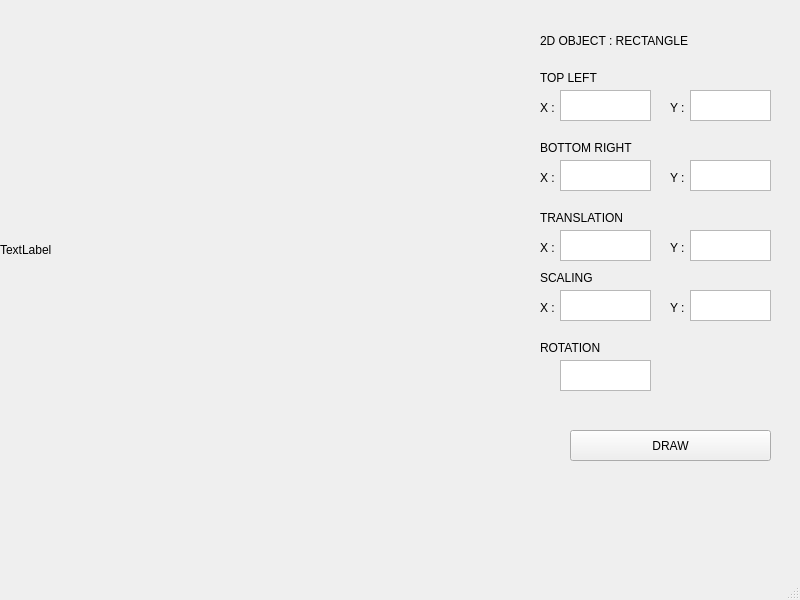
<?xml version="1.0" encoding="UTF-8"?>
<ui version="4.0">
 <class>MainWindow</class>
 <widget class="QMainWindow" name="MainWindow">
  <property name="geometry">
   <rect>
    <x>0</x>
    <y>0</y>
    <width>800</width>
    <height>600</height>
   </rect>
  </property>
  <property name="windowTitle">
   <string>MainWindow</string>
  </property>
  <widget class="QWidget" name="centralwidget">
   <widget class="QLabel" name="label">
    <property name="geometry">
     <rect>
      <x>0</x>
      <y>0</y>
      <width>500</width>
      <height>500</height>
     </rect>
    </property>
    <property name="text">
     <string>TextLabel</string>
    </property>
   </widget>
   <widget class="QLabel" name="label_2">
    <property name="geometry">
     <rect>
      <x>540</x>
      <y>30</y>
      <width>201</width>
      <height>21</height>
     </rect>
    </property>
    <property name="text">
     <string>2D OBJECT : RECTANGLE</string>
    </property>
   </widget>
   <widget class="QLabel" name="label_3">
    <property name="geometry">
     <rect>
      <x>540</x>
      <y>70</y>
      <width>81</width>
      <height>16</height>
     </rect>
    </property>
    <property name="text">
     <string>TOP LEFT</string>
    </property>
   </widget>
   <widget class="QLabel" name="label_4">
    <property name="geometry">
     <rect>
      <x>540</x>
      <y>100</y>
      <width>58</width>
      <height>15</height>
     </rect>
    </property>
    <property name="text">
     <string>X : </string>
    </property>
   </widget>
   <widget class="QLabel" name="label_5">
    <property name="geometry">
     <rect>
      <x>670</x>
      <y>100</y>
      <width>58</width>
      <height>15</height>
     </rect>
    </property>
    <property name="text">
     <string>Y :</string>
    </property>
   </widget>
   <widget class="QTextEdit" name="textEdit">
    <property name="geometry">
     <rect>
      <x>690</x>
      <y>90</y>
      <width>81</width>
      <height>31</height>
     </rect>
    </property>
   </widget>
   <widget class="QTextEdit" name="textEdit_2">
    <property name="geometry">
     <rect>
      <x>560</x>
      <y>90</y>
      <width>91</width>
      <height>31</height>
     </rect>
    </property>
   </widget>
   <widget class="QLabel" name="label_6">
    <property name="geometry">
     <rect>
      <x>540</x>
      <y>140</y>
      <width>111</width>
      <height>16</height>
     </rect>
    </property>
    <property name="text">
     <string>BOTTOM RIGHT</string>
    </property>
   </widget>
   <widget class="QLabel" name="label_7">
    <property name="geometry">
     <rect>
      <x>670</x>
      <y>170</y>
      <width>58</width>
      <height>15</height>
     </rect>
    </property>
    <property name="text">
     <string>Y :</string>
    </property>
   </widget>
   <widget class="QTextEdit" name="textEdit_3">
    <property name="geometry">
     <rect>
      <x>690</x>
      <y>160</y>
      <width>81</width>
      <height>31</height>
     </rect>
    </property>
   </widget>
   <widget class="QTextEdit" name="textEdit_4">
    <property name="geometry">
     <rect>
      <x>560</x>
      <y>160</y>
      <width>91</width>
      <height>31</height>
     </rect>
    </property>
   </widget>
   <widget class="QLabel" name="label_8">
    <property name="geometry">
     <rect>
      <x>540</x>
      <y>170</y>
      <width>58</width>
      <height>15</height>
     </rect>
    </property>
    <property name="text">
     <string>X : </string>
    </property>
   </widget>
   <widget class="QTextEdit" name="textEdit_5">
    <property name="geometry">
     <rect>
      <x>560</x>
      <y>230</y>
      <width>91</width>
      <height>31</height>
     </rect>
    </property>
   </widget>
   <widget class="QLabel" name="label_9">
    <property name="geometry">
     <rect>
      <x>540</x>
      <y>210</y>
      <width>111</width>
      <height>16</height>
     </rect>
    </property>
    <property name="text">
     <string>TRANSLATION</string>
    </property>
   </widget>
   <widget class="QLabel" name="label_10">
    <property name="geometry">
     <rect>
      <x>540</x>
      <y>240</y>
      <width>58</width>
      <height>15</height>
     </rect>
    </property>
    <property name="text">
     <string>X : </string>
    </property>
   </widget>
   <widget class="QLabel" name="label_11">
    <property name="geometry">
     <rect>
      <x>670</x>
      <y>240</y>
      <width>58</width>
      <height>15</height>
     </rect>
    </property>
    <property name="text">
     <string>Y :</string>
    </property>
   </widget>
   <widget class="QTextEdit" name="textEdit_6">
    <property name="geometry">
     <rect>
      <x>690</x>
      <y>230</y>
      <width>81</width>
      <height>31</height>
     </rect>
    </property>
   </widget>
   <widget class="QTextEdit" name="textEdit_7">
    <property name="geometry">
     <rect>
      <x>560</x>
      <y>290</y>
      <width>91</width>
      <height>31</height>
     </rect>
    </property>
   </widget>
   <widget class="QLabel" name="label_12">
    <property name="geometry">
     <rect>
      <x>540</x>
      <y>270</y>
      <width>111</width>
      <height>16</height>
     </rect>
    </property>
    <property name="text">
     <string>SCALING</string>
    </property>
   </widget>
   <widget class="QLabel" name="label_13">
    <property name="geometry">
     <rect>
      <x>540</x>
      <y>300</y>
      <width>58</width>
      <height>15</height>
     </rect>
    </property>
    <property name="text">
     <string>X : </string>
    </property>
   </widget>
   <widget class="QLabel" name="label_14">
    <property name="geometry">
     <rect>
      <x>670</x>
      <y>300</y>
      <width>58</width>
      <height>15</height>
     </rect>
    </property>
    <property name="text">
     <string>Y :</string>
    </property>
   </widget>
   <widget class="QTextEdit" name="textEdit_8">
    <property name="geometry">
     <rect>
      <x>690</x>
      <y>290</y>
      <width>81</width>
      <height>31</height>
     </rect>
    </property>
   </widget>
   <widget class="QTextEdit" name="textEdit_9">
    <property name="geometry">
     <rect>
      <x>560</x>
      <y>360</y>
      <width>91</width>
      <height>31</height>
     </rect>
    </property>
   </widget>
   <widget class="QLabel" name="label_15">
    <property name="geometry">
     <rect>
      <x>540</x>
      <y>340</y>
      <width>111</width>
      <height>16</height>
     </rect>
    </property>
    <property name="text">
     <string>ROTATION</string>
    </property>
   </widget>
   <widget class="QPushButton" name="pushButton">
    <property name="geometry">
     <rect>
      <x>570</x>
      <y>430</y>
      <width>201</width>
      <height>31</height>
     </rect>
    </property>
    <property name="text">
     <string>DRAW</string>
    </property>
   </widget>
  </widget>
  <widget class="QMenuBar" name="menubar">
   <property name="geometry">
    <rect>
     <x>0</x>
     <y>0</y>
     <width>800</width>
     <height>20</height>
    </rect>
   </property>
  </widget>
  <widget class="QStatusBar" name="statusbar"/>
 </widget>
 <resources/>
 <connections/>
</ui>
